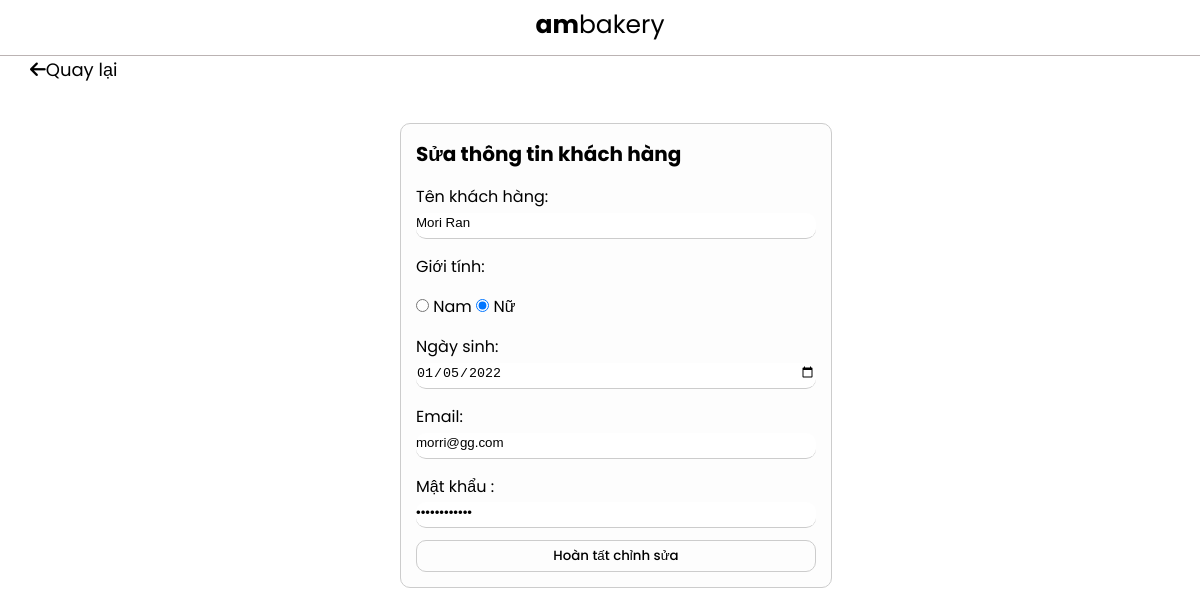
The app's page /admin/dashboard/khachhang/sua_form.php?ma=31 (signed in), older data.
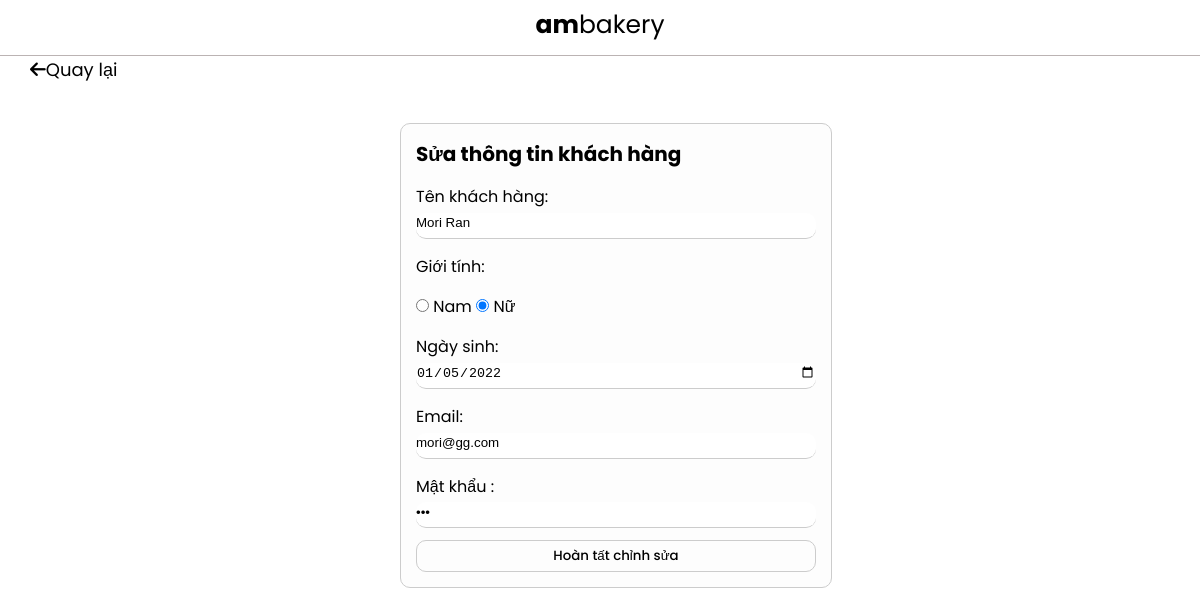
The same page, newer data.
### tables this page shows
CREATE TABLE `khach_hang` (
  `ma` int(11) NOT NULL,
  `ten` varchar(100) NOT NULL,
  `gioi_tinh` tinyint(1) NOT NULL,
  `ngay_sinh` date NOT NULL,
  `email` varchar(100) NOT NULL,
  `sdt` varchar(12) NOT NULL,
  `dia_chi` varchar(100) NOT NULL,
  `mat_khau` varchar(50) NOT NULL,
  `cap_do` int(11) NOT NULL
);

### admin/dashboard/khachhang/sua_form.php (the view, shortened to what this page needs)
<!DOCTYPE html>
<html>
<head>
	<link rel="stylesheet" href="../../css/form.css">
	<?php include '../thuvien.php'; ?>
</head>
<body>
	<?php
		$ma = $_GET['ma'];
		include  '../../connect.php' ;
		$sql = "select * from khach_hang where ma = $ma";
		$result= mysqli_query($connect, $sql);
		$khach_hang = mysqli_fetch_array($result);
	?>
	<?php
		include '../header.php';
	 ?>
	 <a href="../khachhang" class="a_back"><i class="fas fa-arrow-left"></i><span>Quay lại</span></a>
	<div class="container">
		<form action="sua_process.php" method="POST">
			<div>
				<h1>Sửa thông tin khách hàng</h1>
				<label for="ten">Tên khách hàng: </label>
				<input class="input--form" type="text" name="ten" value="<?php echo $khach_hang['ten'] ?>">
				<br>
				<?php
				$checked = $khach_hang['gioi_tinh'];
				?>
				<label  for="gioi_tinh">Giới tính: </label>
				<input  type="radio" name="gioi_tinh" value="1" <?php if ($checked == '1') {echo "checked";} ?>>
				<label class="label--radio" for="nam">Nam </label>
				<input  type="radio" name="gioi_tinh" value="0" <?php if ($checked == '0') {echo "checked";} ?>>
				<label class="label--radio" for="nu">Nữ </label>
				<br>
				<label for="ngay_sinh">Ngày sinh: </label>
				<input class="input--form" type="date" name="ngay_sinh" value="<?php echo $khach_hang['ngay_sinh'] ?>">
				<br>
				<label for="email">Email: </label>
				<input class="input--form" type="text" name="email" value="<?php echo $khach_hang['email'] ?>">
				<br>
				<label for="mat_khau">Mật khẩu	: </label>
				<input class="input--form" type="password" name="mat_khau" value="<?php echo $khach_hang['mat_khau'] ?>">
				<br>
				 <input type="submit" id="btn" value="Hoàn tất chỉnh sửa">
			</div>
		</form>
	</div>
</body>
</html>

Row changes from the older to the newer data that the page shows:
changed khach_hang "Mori Ran": email "morri@gg.com" → "mori@gg.com"
